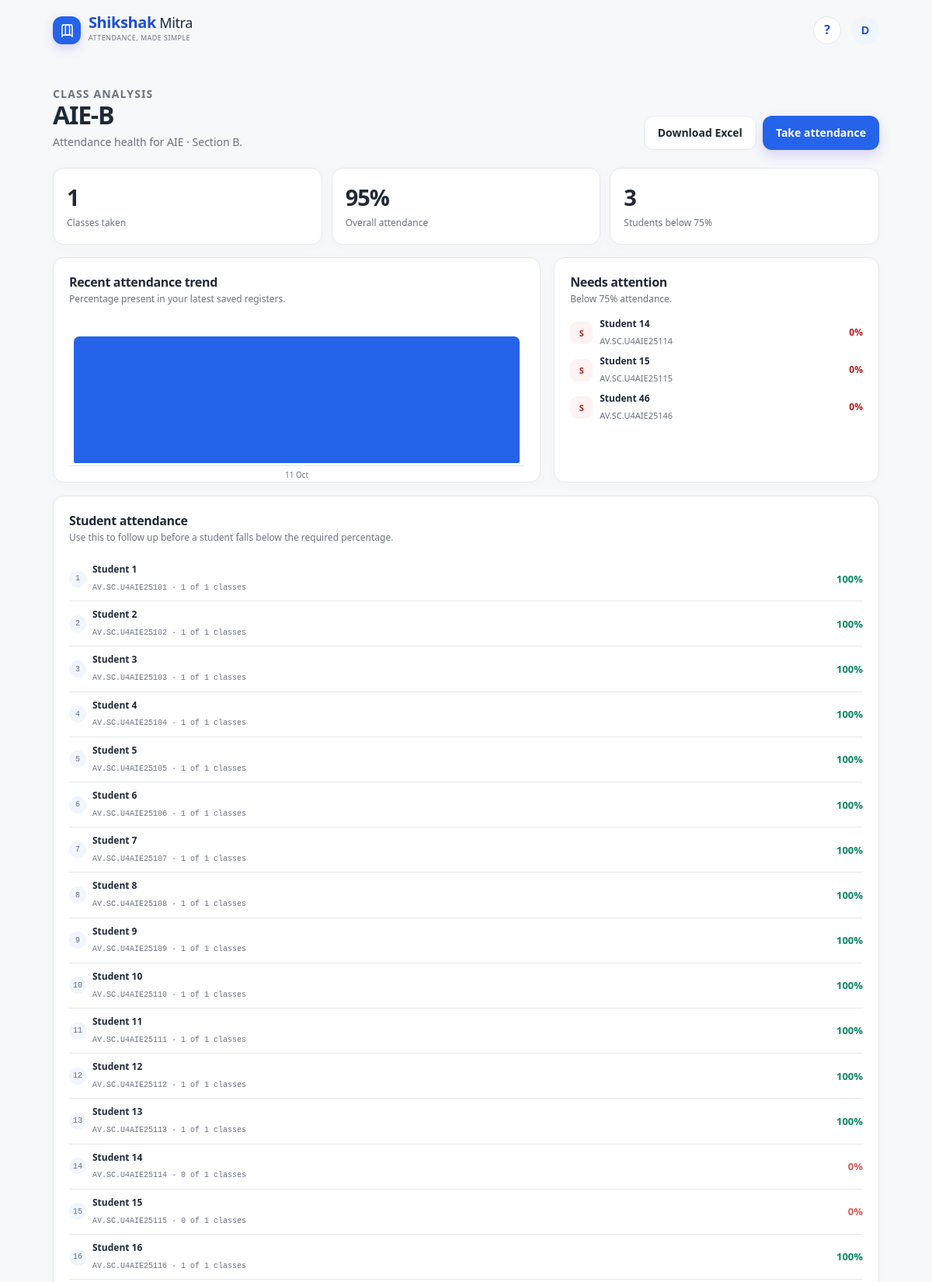
/classes/1/insights/ (signed in, upper part), run on the app's committed database.
### academy/models.py (models this page shows, shortened)
class CourseClass(models.Model):
    class Branch(models.TextChoices):
        AIE = "AIE", "AIE · Artificial Intelligence Engineering"
        CSE = "CSE", "CSE · Computer Science Engineering"
        CCE = "CCE", "CCE · Computer & Communication Engineering"
        AIDS = "AIDS", "AIDS · AI & Data Science"
        QC = "QC", "QC · Quantum Computing"
        ECE = "ECE", "ECE · Electronics & Communication Engineering"
        CUSTOM = "CUSTOM", "Custom programme"
    SCHOOL_PREFIX = {
        "AIE": "AV.SC.U4", "CSE": "AV.SC.U4",
        "CCE": "AV.EN.U4", "AIDS": "AV.EN.U4",
        "QC": "AV.EN.U4", "ECE": "AV.EN.U4", "CUSTOM": "AV.U4",
    }
    teacher = models.ForeignKey(settings.AUTH_USER_MODEL, on_delete=models.CASCADE, related_name="teaching_classes")
    name = models.CharField(max_length=100)
    branch = models.CharField(max_length=10, choices=Branch.choices)
    batch_year = models.PositiveSmallIntegerField()
    section = models.CharField(max_length=1, default="A")
    student_count = models.PositiveSmallIntegerField(default=0)
    colour = models.CharField(max_length=7, default="#6D4AFF")
    is_archived = models.BooleanField(default=False)
    created_at = models.DateTimeField(auto_now_add=True)
    class Meta:
        ordering = ["branch", "batch_year", "section", "name"]
        constraints = [
            models.UniqueConstraint(fields=["teacher", "name"], name="unique_class_name_per_teacher"),
        ]

class Student(models.Model):
    course_class = models.ForeignKey(CourseClass, on_delete=models.CASCADE, related_name="students")
    roll_number = models.CharField(max_length=40)
    name = models.CharField(max_length=120)
    email = models.EmailField(blank=True)
    serial_number = models.PositiveSmallIntegerField(default=1)
    active = models.BooleanField(default=True)
    created_at = models.DateTimeField(auto_now_add=True)
    class Meta:
        ordering = ["serial_number", "name"]
        constraints = [
            models.UniqueConstraint(fields=["course_class", "roll_number"], name="unique_roll_per_class"),
        ]
        indexes = [models.Index(fields=["course_class", "active"])]

### academy/views.py (the view)
# urls.py: path("classes/<int:class_id>/insights/", views.insights, name="insights"),
@teacher_required
def insights(request, class_id):
    course_class = _owned_class(request, class_id)
    stats = _class_stats(course_class)
    sessions = course_class.attendance_sessions.all().prefetch_related("records")[:10]
    trend = []
    total_students = stats["students"] or 1
    for item in reversed(list(sessions)):
        present = sum(1 for r in item.records.all() if r.status in {"P", "L", "E"})
        trend.append({"label": item.date.strftime("%d %b"), "rate": round(present / total_students * 100), "present": present})
    return render(request, "academy/insights.html", {"course_class": course_class, "stats": stats, "trend": trend})

### academy/views.py (called while the page is built)
def _owned_class(request, class_id):
    return get_object_or_404(CourseClass, pk=class_id, teacher=request.user)

### academy/templates/academy/insights.html (shortened to what this page needs)
{% extends 'academy/base.html' %}
{% block content %}
<div class="page-heading"><div><p class="eyebrow">Class analysis</p><h1>{{ course_class.name }}</h1><p>Attendance health for {{ course_class.branch }} · Section {{ course_class.section }}.</p></div><div style="display:flex;gap:8px"><a href="{% url 'export_xlsx' course_class.id %}" class="btn btn-plain">Download Excel</a><a href="{% url 'class_detail' course_class.id %}" class="btn btn-primary">Take attendance</a></div></div>
<div class="report-grid">
  <article class="panel big-stat"><strong>{{ stats.sessions }}</strong><span>Classes taken</span></article>
  <article class="panel big-stat"><strong>{{ stats.overall_rate }}%</strong><span>Overall attendance</span></article>
  <article class="panel big-stat"><strong>{{ stats.at_risk|length }}</strong><span>Students below 75%</span></article>
</div>
<div class="insights-grid">
  <section class="panel"><div class="panel-heading"><div><h2>Recent attendance trend</h2><p>Percentage present in your latest saved registers.</p></div></div><div class="chart">{% for point in trend %}<div class="bar" title="{{ point.label }}: {{ point.rate }}%"><i style="height:{{ point.rate }}%"></i><span>{{ point.label }}</span></div>{% empty %}<p class="muted">Save your first register to begin seeing trends.</p>{% endfor %}</div></section>
  <section class="panel"><div class="panel-heading"><div><h2>Needs attention</h2><p>Below 75% attendance.</p></div></div><div class="risk-list">{% for row in stats.at_risk|slice:':6' %}<div class="risk-row"><span class="initial">{{ row.student.name|slice:':1'|upper }}</span><div><strong>{{ row.student.name }}</strong><span>{{ row.student.roll_number }}</span></div><em>{{ row.rate }}%</em></div>{% empty %}<p class="muted">Wonderful — no student is below the threshold.</p>{% endfor %}</div></section>
</div>
<section class="panel" style="margin-top:17px"><div class="panel-heading"><div><h2>Student attendance</h2><p>Use this to follow up before a student falls below the required percentage.</p></div></div><div class="roster" style="max-height:none">{% for row in stats.student_rows %}<div class="roster-row"><span class="roster-num">{{ row.student.serial_number }}</span><div><strong>{{ row.student.name }}</strong><span>{{ row.student.roll_number }} · {{ row.attended }} of {{ stats.sessions }} classes</span></div><strong style="color:{% if row.rate < 75 %}#d95752{% else %}#078664{% endif %};font-size:13px">{{ row.rate }}%</strong></div>{% endfor %}</div></section>
{% endblock %}

### academy/templates/academy/base.html (shortened to what this page needs)
{% load static %}
<!doctype html>
<html lang="en">
<head>
  <link rel="stylesheet" href="{% static 'academy/styles.css' %}">
</head>
<body>
  <div class="shell">
    <header class="topbar">
      <a class="brand" href="{% url 'dashboard' %}" aria-label="Shikshak Mitra home">
        <span class="brand-mark" aria-hidden="true">
          <svg viewBox="0 0 24 24"><path d="M4.5 4.5h8a3 3 0 0 1 3 3v12h-8a3 3 0 0 0-3 3v-15a3 3 0 0 1 3-3Z"/><path d="M19.5 4.5h-7a3 3 0 0 0-3 3v12h7a3 3 0 0 1 3 3v-15a3 3 0 0 0-3-3Z"/></svg>
        </span>
        <span><b>Shikshak</b> Mitra<small>Attendance, made simple</small></span>
      </a>
      <div class="top-actions">
        <a class="icon-button hide-mobile" title="Help" href="#guide">?</a>
        <button class="avatar" type="button" aria-label="Teacher profile">{{ request.user.first_name|default:"T"|slice:":1"|upper }}</button>
      </div>
    </header>
    <main class="main-content">
      {% block content %}{% endblock %}
    </main>
  </div>
</body>
</html>

### data on the page
CourseClass: name "AIE-B", branch "AIE", section "B"
Student: student.name "S", student.name "Student 14", student.roll_number "AV.SC.U4AIE25114", rate "0", student.serial_number "14", attended "0", sessions "1"
Student: student.name "S", student.name "Student 15", student.roll_number "AV.SC.U4AIE25115", rate "0", student.serial_number "15", attended "0", sessions "1"
Student: student.name "S", student.name "Student 46", student.roll_number "AV.SC.U4AIE25146", rate "0"
Student: student.serial_number "1", student.name "Student 1", student.roll_number "AV.SC.U4AIE25101", attended "1", sessions "1", rate "100"
Student: student.serial_number "2", student.name "Student 2", student.roll_number "AV.SC.U4AIE25102", attended "1", sessions "1", rate "100"
Student: student.serial_number "3", student.name "Student 3", student.roll_number "AV.SC.U4AIE25103", attended "1", sessions "1", rate "100"
Student: student.serial_number "4", student.name "Student 4", student.roll_number "AV.SC.U4AIE25104", attended "1", sessions "1", rate "100"
Student: student.serial_number "5", student.name "Student 5", student.roll_number "AV.SC.U4AIE25105", attended "1", sessions "1", rate "100"
Student: student.serial_number "6", student.name "Student 6", student.roll_number "AV.SC.U4AIE25106", attended "1", sessions "1", rate "100"
Student: student.serial_number "7", student.name "Student 7", student.roll_number "AV.SC.U4AIE25107", attended "1", sessions "1", rate "100"
Student: student.serial_number "8", student.name "Student 8", student.roll_number "AV.SC.U4AIE25108", attended "1", sessions "1", rate "100"
Student: student.serial_number "9", student.name "Student 9", student.roll_number "AV.SC.U4AIE25109", attended "1", sessions "1", rate "100"
Student: student.serial_number "10", student.name "Student 10", student.roll_number "AV.SC.U4AIE25110", attended "1", sessions "1", rate "100"
Student: student.serial_number "11", student.name "Student 11", student.roll_number "AV.SC.U4AIE25111", attended "1", sessions "1", rate "100"
Student: student.serial_number "12", student.name "Student 12", student.roll_number "AV.SC.U4AIE25112", attended "1", sessions "1", rate "100"
Student: student.serial_number "13", student.name "Student 13", student.roll_number "AV.SC.U4AIE25113", attended "1", sessions "1", rate "100"
Student: student.serial_number "16", student.name "Student 16", student.roll_number "AV.SC.U4AIE25116", attended "1", sessions "1", rate "100"

### other printed values
{{ request.user.first_name|default:"T"|slice:":1"|upper }} "D"
{{ stats.sessions }} "1"
{{ stats.overall_rate }} "95"
{{ stats.at_risk|length }} "3"
{{ point.label }} "11 Oct"
